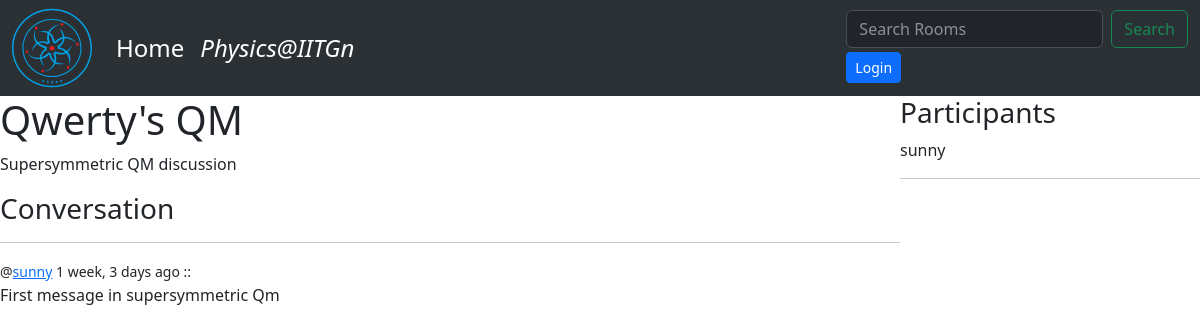
/room/8/, run on an earlier commit of the app's database.
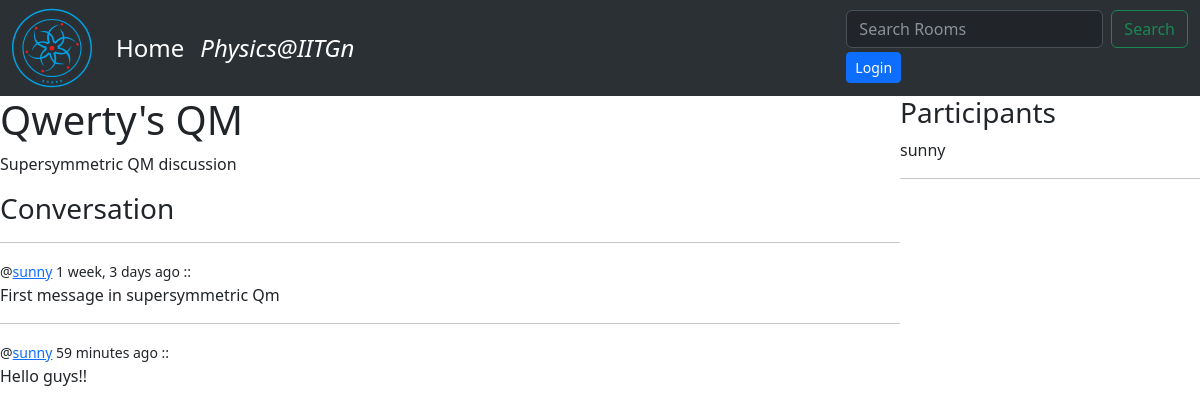
And on a later commit of the database.
### base/models.py (models this page shows, shortened)
class Message(models.Model):
    user=models.ForeignKey(User, on_delete=models.CASCADE)
    room=models.ForeignKey(Room, on_delete=models.CASCADE) #delete all messages in room if room is deleted # why no primary key it is refering to?
    body=models.TextField()
    updated= models.DateTimeField(auto_now=True)    #takes a snapshot anytime this model.. or table was updated
    created= models.DateTimeField(auto_now_add=True)

### base/views.py (the view)
# urls.py: path('room/<str:pk>/', views.room, name="room"),
def room(request, pk):
    room = Room.objects.get(id=pk)
    texts = room.message_set.all().order_by('created')
    participants = room.participants.all()
    if request.method == 'POST':
        text = Message.objects.create(
            user=request.user, room=room, body=request.POST.get('text'))
        room.participants.add(request.user)
        return redirect('room', pk=room.id)
    context = {"room": room, "texts": texts, 'participants': participants}
    return render(request, 'base/room.html', context)

### base/templates/base/room.html (shortened to what this page needs)
{% extends 'main.html' %} {% block content %}
<div class="roomcontainer">
  <div>
    <h1>{{room.name}}</h1>
    <p>{{room.description}}</p>
    <div class="comment-wrapper">
      <h3>Conversation</h3>
      {% for text in texts %}
      <hr />
      <div>
        <small
          >@<a href="{% url 'user' text.user.id %}">{{text.user}}</a>
          {{text.created | timesince}} ago ::
        </small>
        <p>{{text.body}}</p>
      </div>
      {% endfor %}
    </div>
  </div>
  <div>
    <h3>Participants</h3>
    {% for participant in participants %}
    <div>
      <p>{{participant.username}}</p>
    </div>
    {% endfor %}
    <hr />
  </div>
</div>
{% endblock content %}

What changed in the data, as far as the page shows it:
added Message: user "sunny", created "59 minutes", body "Hello guys!!"
